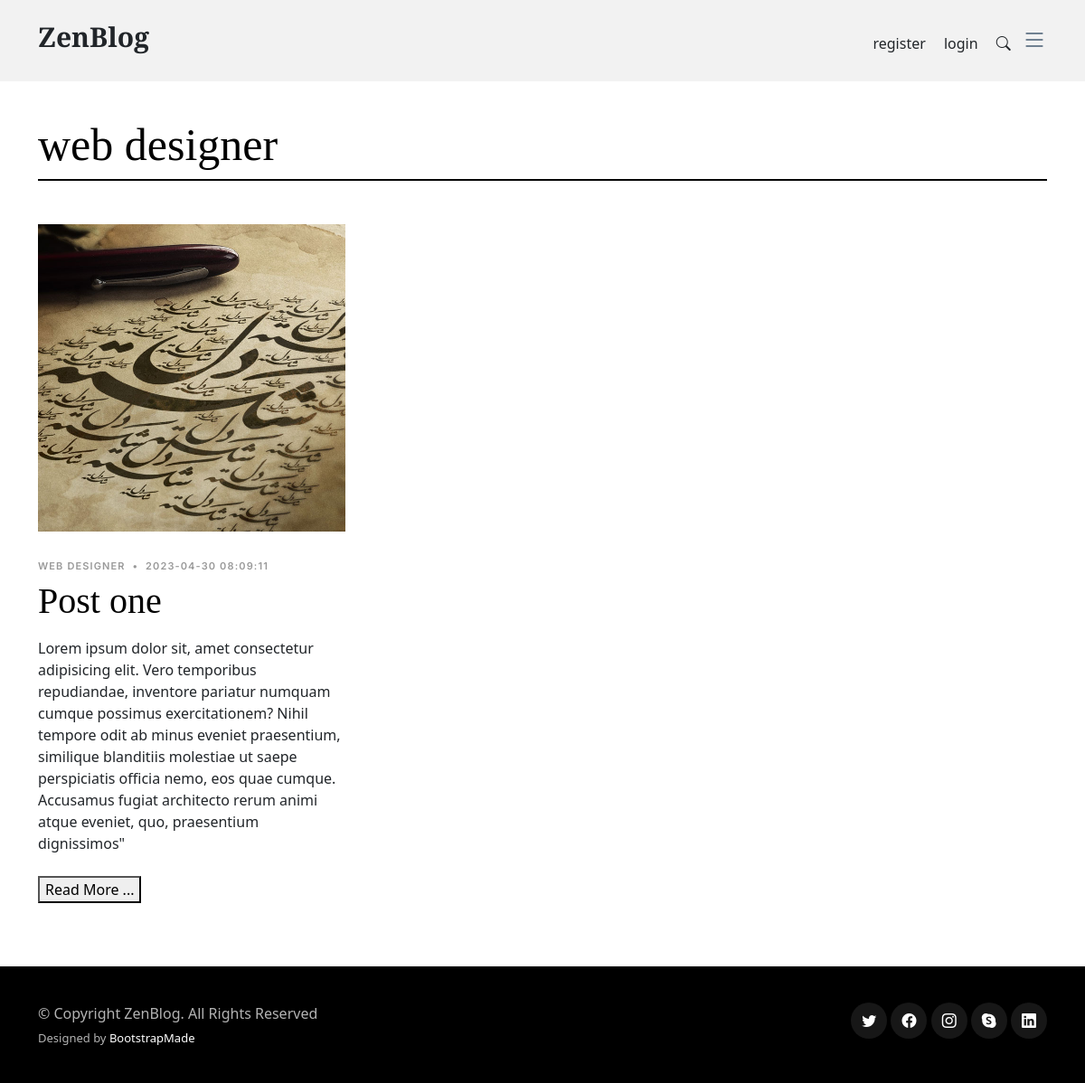
The page /category.php?categoryID=1 on the database its author committed.
### tables this page shows
CREATE TABLE `categories` (
  `id` int NOT NULL,
  `name` varchar(255) NOT NULL,
  `parent_id` int DEFAULT NULL,
  `created_at` datetime NOT NULL,
  `updated_at` datetime DEFAULT NULL
);

CREATE TABLE `posts` (
  `id` int NOT NULL,
  `title` varchar(255) NOT NULL,
  `category_id` int NOT NULL,
  `image` varchar(255) NOT NULL,
  `status` tinyint NOT NULL DEFAULT '1',
  `body` text NOT NULL,
  `created_at` datetime NOT NULL,
  `updated_at` datetime DEFAULT NULL
);

### functions/helpers.php (called while the page is built, shortened)
<?php
function asset($file)
{
    return trim(BASE_URL,'/ '). '/'. trim($file, '/ ');
}
function url($url)
{
    return trim(BASE_URL,'/ '). '/'. trim($url, '/ ');
}

### category.php (the view, shortened to what this page needs)
<?php
require_once 'functions/helpers.php';
global $pdo;
?>
<!DOCTYPE html>
<html lang="en">
<?php require_once 'layout/head.php'?>
<body>
<?php require_once 'layout/header.php'?>
  <main id="main">
    <section class="category-section">
      <div class="container" data-aos="fade-up">
      <?php
        $query = "SELECT * FROM `categories` WHERE id=? ;";
        $statement = $pdo->prepare($query);
        $statement->execute([
            $_GET['categoryID']
        ]);
        $category= $statement->fetch();
        if($category !== false){?>
        <div class="section-header d-flex justify-content-between align-items-center mb-5">
           <h2><?= $category->name?></h2>
        </div>
        <div class="row g-5">
        <?php
            $query="SELECT posts.*, categories.name as category_name FROM `posts` LEFT JOIN `categories` ON posts.category_id=categories.id WHERE posts.status=1 AND posts.category_id=?;";
            $statement= $pdo->prepare($query);
            $statement->execute([$_GET['categoryID']]);
            $posts=$statement->fetchAll();
            foreach($posts as $post){?>
          <div class="col-lg-4">
            <div class="post-entry-1 lg">
              <a href="single-post.html"><img src="<?= asset($post->image)?>" alt="" class="img-fluid"></a>
              <div class="post-meta"><span class="date"><?=$post->category_name?></span> <span class="mx-1">&bullet;</span> <span><?= $post->created_at?></span></div>
              <h2><a href="single-post.html"><?=$post->title?></a></h2>
              <p class="mb-4 d-block"><?=$post->body?></p>
              <div ><a href="<?= url('post.php?post_id='.$post->id)?>"><button type="submit">Read More ...</button></a></div>
            </div>
          </div>
          <?php }?>
        </div>
        <?php }else{?>
Categoty Not Found
        <?php }?>
      </div>
    </section>
  </main>
<?php require_once 'layout/footer.php'?>
</body>
</html>

### assets/css/variables.css (style rules this page uses)
:root { --font-default: 'EB Garamond', system-ui, -apple-system, "Segoe UI", Roboto, "Helvetica Neue", Arial, "Noto Sans", "Liberation Sans", sans-serif, "Apple Color Emoji", "Segoe UI Emoji", "Segoe UI Symbol", "Noto Color Emoji"; --font-primary: 'EB Garamond', serif; --font-secondary: 'Inter', sans-serif; --color-default: #212529; --color-default-rgb: 33, 37, 41; --color-links: #212529; --color-links-hover: #15171a; --color-primary: #212529; --color-primary-light: #26282c; --color-primary-dark: #0b0c0e; --color-primary-rgb: 33, 37, 41; --color-primary-light-rgb: 38, 40, 44; --color-primary-dark-rgb: 11, 12, 14; --color-secondary: #596d80; --color-secondary-light: #8498aa; --color-secondary-dark: #404f5c; --color-secondary-rgb: 89, 109, 128; --color-secondary-light-rgb: 132, 152, 170; --color-secondary-dark-rgb: 64, 79, 92; --color-blue: #0d6efd; --color-blue-rgb: 13, 110, 253; --color-indigo: #6610f2; --color-indigo-rgb: 102, 16, 242; --color-purple: #6f42c1; --color-purple-rgb: 111, 66, 193; --color-pink: #f3268c; --color-pink-rgb: 243, 38, 140; --color-red: #df1529; --color-red-rgb: 223, 21, 4; --color-orange: #fd7e14; --color-orange-rgb: 253, 126, 20; --color-yellow: #ffc107; --color-yellow-rgb: 255, 193, 7; --color-green: #059652; --color-green-rgb: 5, 150, 82; --color-teal: #20c997; --color-teal-rgb: 32, 201, 151; --color-cyan: #0dcaf0; --color-cyan-rgb: 13, 202, 240; --color-white: #ffffff; --color-white-rgb: 255, 255, 255; --color-gray: #6c757d; --color-gray-rgb: 108, 117, 125; --color-black: #000000; --color-black-rgb: 0, 0, 0; }
:root { --bs-blue: var(--color-blue); --bs-indigo: var(--color-indigo); --bs-purple: var(--color-purple); --bs-pink: var(--color-pink); --bs-red: var(--color-red); --bs-orange: var(--color-orange); --bs-yellow: var(--color-yellow); --bs-green: var(--color-green); --bs-teal: var(--color-teal); --bs-cyan: var(--color-cyan); --bs-white: var(--color-white); --bs-gray: var(--color-gray); --bs-gray-dark: #343a40; --bs-gray-100: #f8f9fa; --bs-gray-200: #e9ecef; --bs-gray-300: #dee2e6; --bs-gray-400: #ced4da; --bs-gray-500: #adb5bd; --bs-gray-600: #6c757d; --bs-gray-700: #495057; --bs-gray-800: #343a40; --bs-gray-900: #212529; --bs-primary: var(--color-blue); --bs-secondary: var(--color-blue); --bs-success: #198754; --bs-info: #0dcaf0; --bs-warning: #ffc107; --bs-danger: #dc3545; --bs-light: #f8f9fa; --bs-dark: #212529; --bs-primary-rgb: var(--color-primary-rgb); --bs-secondary-rgb: var(--color-secondary-rgb); --bs-success-rgb: 25, 135, 84; --bs-info-rgb: 13, 202, 240; --bs-warning-rgb: 255, 193, 7; --bs-danger-rgb: 220, 53, 69; --bs-light-rgb: 248, 249, 250; --bs-dark-rgb: 33, 37, 41; --bs-white-rgb: var(--color-white-rgb); --bs-black-rgb: var(--color-black-rgb); --bs-body-color-rgb: var(--color-default-rgb); --bs-body-bg-rgb: 255, 255, 255; --bs-font-sans-serif: var(--font-default); --bs-font-monospace: SFMono-Regular, Menlo, Monaco, Consolas, "Liberation Mono", "Courier New", monospace; --bs-gradient: linear-gradient(180deg, rgba(255, 255, 255, 0.15), rgba(255, 255, 255, 0)); --bs-body-font-family: var(--font-default); --bs-body-font-size: 1rem; --bs-body-font-weight: 400; --bs-body-line-height: 1.5; --bs-body-color: var(--color-default); --bs-body-bg: #fff; }

### assets/css/main.css (style rules this page uses)
:root { scroll-behavior: smooth; }
body { color: rgba(var(--color-primary-rgb), 1); }
a { color: var(--color-links); text-decoration: none; }
h1, h2, h3, h4, h5, h6 { font-family: var(--font-primary); }
#main { margin-top: 90px; }
section { padding: 40px 0; overflow: hidden; }
.section-header { border-bottom: 2px solid var(--color-black); }
.section-header h2 { font-size: 50px; color: var(--color-black); }
section { scroll-margin-top: 70px; }
.post-entry-1 { margin-bottom: 30px; }
.post-entry-1 img { margin-bottom: 30px; }
.post-entry-1 h2 { margin-bottom: 20px; font-size: 20px; font-weight: 500; line-height: 1.2; font-weight: 500; }
.post-entry-1 h2 a { color: var(--color-black); }
.post-entry-1.lg h2 { font-size: 40px; line-height: 1; }
.post-meta { font-size: 11px; letter-spacing: 0.07rem; text-transform: uppercase; font-weight: 600; font-family: var(--font-secondary); color: rgba(var(--color-black-rgb), 0.4); margin-bottom: 10px; }

### rows shown on the page
categories: name "web designer"
posts: image (picture), category.name "WEB DESIGNER", created_at "2023-04-30 08:09:11", title "Post one", body "Lorem ipsum dolor sit, amet consectetur adipisicing elit. Vero temporibus repudiandae, inventore pariatur numquam cumque possimus exercitationem? Nihil tempore odit ab minus eveniet praesentium, similique blanditiis molestiae ut saepe perspiciatis officia nemo, eos quae cumque. Accusamus fugiat architecto rerum animi atque eveniet, quo, praesentium dignissimos\""
